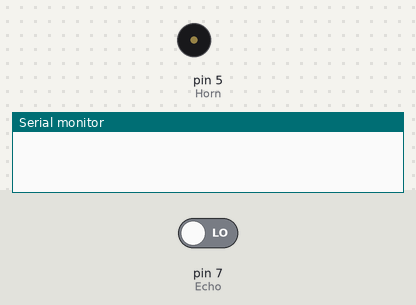
A program run on a simulated Arduino Uno, built with avr-gcc and run on an emulated ATmega328P. On the bench: buzzer (waves = sounding, pin HIGH), the last lines printed to the serial monitor. Inputs (shaded band) come from the test bench; at power-on: pin 7 (Echo) LOW. Pins used as bus, display or sensor lines are not drawn.

Above: at 0.1 s.
At 1.1 s:
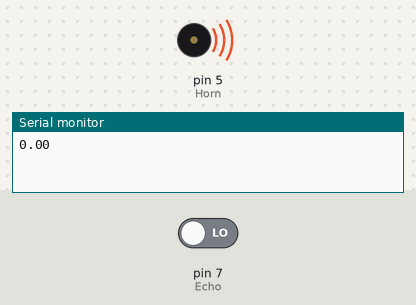
Timing chart, 0 to 2.6 s (numbered marks = the images above):
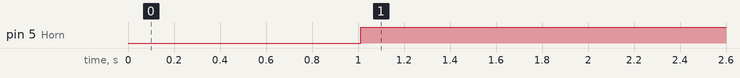

Measured:
- by itself, pin 5 (Horn): LOW → HIGH at 1.0 s

The program:

main.cpp
```cpp
#include <Arduino.h>

#define Trig 8
#define Echo 7
#define Horn 5

float Distance() {
  digitalWrite(Trig, LOW);
  delay(2);
  digitalWrite(Trig, HIGH);
  delay(10);
  digitalWrite(Trig, LOW);
  float duration = pulseIn(Echo, HIGH);
  float distance = duration / 2.0 * 0.034;
  return distance;
}

void setup() {
  // put your setup code here, to run once:
  pinMode(Trig, OUTPUT);
  pinMode(Echo, INPUT);
  pinMode(Horn, OUTPUT);
  Serial.begin(9600);
}

void loop() {
  // put your main code here, to run repeatedly:
  float distance = Distance();
  if (distance < 5) {
    digitalWrite(Horn, HIGH);
  }else {
    digitalWrite(Horn, LOW);
  }
  Serial.println(distance);
  delay(500);
}
```
